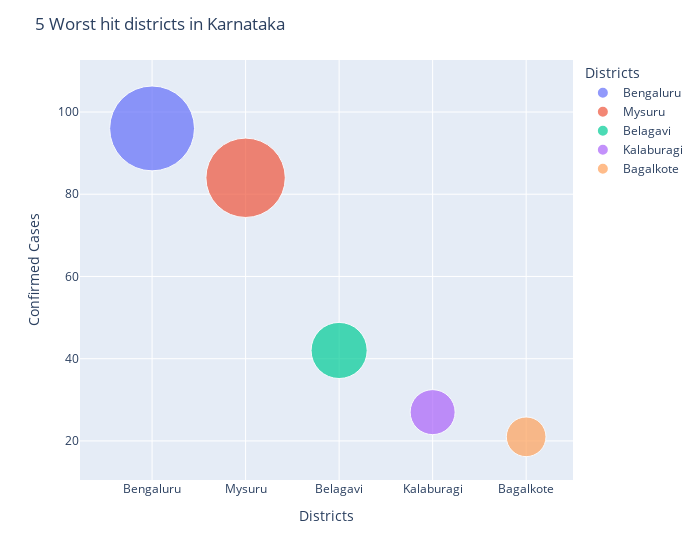

Notebook code for this chart:
### Code cell
fig = px.scatter(sortedDistrict.head(), x="Districts", y="Confirmed", size="Confirmed", color="Districts",
               hover_name="Districts", size_max=60)
fig.update_layout(
    title=str(5) +" Worst hit districts in Karnataka",
    xaxis_title="Districts",
    yaxis_title="Confirmed Cases",
    width = 700
    )
fig.show();

### Figure 1 — Plotly figure (JSON) as saved in the notebook; plotly's stock layout.template omitted (floating-point values rounded to 4 significant figures)
{"data": [{"hovertemplate": "<b>%{hovertext}</b><br><br>Districts=%{x}<br>Confirmed=%{marker.size}<extra></extra>", "hovertext": ["Bengaluru"], "legendgroup": "Bengaluru", "marker": {"color": "#636efa", "size": [96], "sizemode": "area", "sizeref": 0.02667, "symbol": "circle"}, "mode": "markers", "name": "Bengaluru", "showlegend": true, "type": "scatter", "x": ["Bengaluru"], "xaxis": "x", "y": [96], "yaxis": "y"}, {"hovertemplate": "<b>%{hovertext}</b><br><br>Districts=%{x}<br>Confirmed=%{marker.size}<extra></extra>", "hovertext": ["Mysuru"], "legendgroup": "Mysuru", "marker": {"color": "#EF553B", "size": [84], "sizemode": "area", "sizeref": 0.02667, "symbol": "circle"}, "mode": "markers", "name": "Mysuru", "showlegend": true, "type": "scatter", "x": ["Mysuru"], "xaxis": "x", "y": [84], "yaxis": "y"}, {"hovertemplate": "<b>%{hovertext}</b><br><br>Districts=%{x}<br>Confirmed=%{marker.size}<extra></extra>", "hovertext": ["Belagavi"], "legendgroup": "Belagavi", "marker": {"color": "#00cc96", "size": [42], "sizemode": "area", "sizeref": 0.02667, "symbol": "circle"}, "mode": "markers", "name": "Belagavi", "showlegend": true, "type": "scatter", "x": ["Belagavi"], "xaxis": "x", "y": [42], "yaxis": "y"}, {"hovertemplate": "<b>%{hovertext}</b><br><br>Districts=%{x}<br>Confirmed=%{marker.size}<extra></extra>", "hovertext": ["Kalaburagi"], "legendgroup": "Kalaburagi", "marker": {"color": "#ab63fa", "size": [27], "sizemode": "area", "sizeref": 0.02667, "symbol": "circle"}, "mode": "markers", "name": "Kalaburagi", "showlegend": true, "type": "scatter", "x": ["Kalaburagi"], "xaxis": "x", "y": [27], "yaxis": "y"}, {"hovertemplate": "<b>%{hovertext}</b><br><br>Districts=%{x}<br>Confirmed=%{marker.size}<extra></extra>", "hovertext": ["Bagalkote"], "legendgroup": "Bagalkote", "marker": {"color": "#FFA15A", "size": [21], "sizemode": "area", "sizeref": 0.02667, "symbol": "circle"}, "mode": "markers", "name": "Bagalkote", "showlegend": true, "type": "scatter", "x": ["Bagalkote"], "xaxis": "x", "y": [21], "yaxis": "y"}], "layout": {"legend": {"itemsizing": "constant", "title": {"text": "Districts"}, "tracegroupgap": 0}, "margin": {"t": 60}, "title": {"text": "5 Worst hit districts in Karnataka"}, "width": 700, "xaxis": {"anchor": "y", "categoryarray": ["Bengaluru", "Mysuru", "Belagavi", "Kalaburagi", "Bagalkote"], "categoryorder": "array", "domain": [0, 1], "title": {"text": "Districts"}}, "yaxis": {"anchor": "x", "domain": [0, 1], "title": {"text": "Confirmed Cases"}}}}
